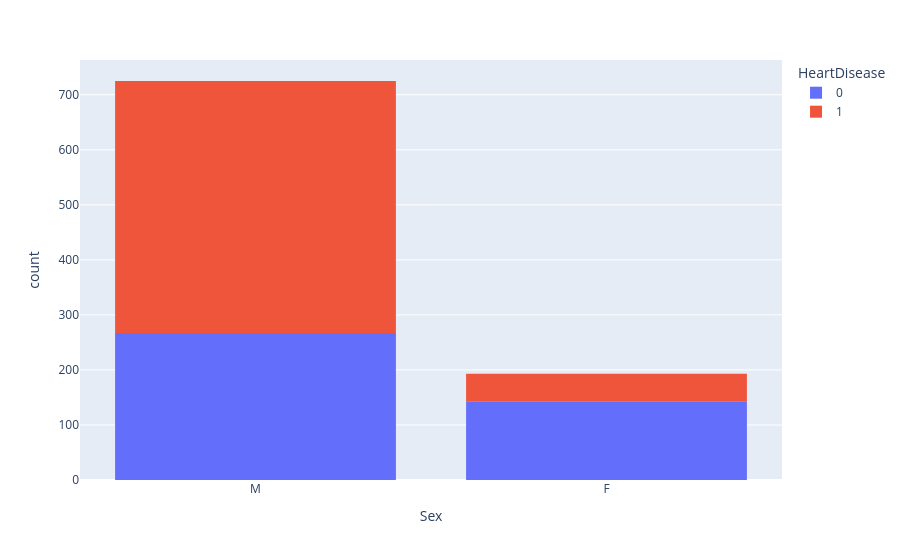

Write notebook code for a chart like this one.
### Markdown cell above
#### Sex vs HeartDisease

### Code cell
px.histogram(heart_df, x='Sex', color='HeartDisease')

### Figure 1 — Plotly figure (JSON) as saved in the notebook; plotly's stock layout.template omitted (floating-point values rounded to 4 significant figures; data arrays with more than 128 entries replaced by an {"elided": "..."} marker saying what was removed)
{"data": [{"bingroup": "x", "hovertemplate": "HeartDisease=0<br>Sex=%{x}<br>count=%{y}<extra></extra>", "legendgroup": "0", "marker": {"color": "#636efa", "pattern": {"shape": ""}}, "name": "0", "orientation": "v", "showlegend": true, "type": "histogram", "x": {"elided": "410 str values"}, "xaxis": "x", "yaxis": "y"}, {"bingroup": "x", "hovertemplate": "HeartDisease=1<br>Sex=%{x}<br>count=%{y}<extra></extra>", "legendgroup": "1", "marker": {"color": "#EF553B", "pattern": {"shape": ""}}, "name": "1", "orientation": "v", "showlegend": true, "type": "histogram", "x": {"elided": "508 str values"}, "xaxis": "x", "yaxis": "y"}], "layout": {"barmode": "relative", "legend": {"title": {"text": "HeartDisease"}, "tracegroupgap": 0}, "margin": {"t": 60}, "xaxis": {"anchor": "y", "domain": [0, 1], "title": {"text": "Sex"}}, "yaxis": {"anchor": "x", "domain": [0, 1], "title": {"text": "count"}}}}
